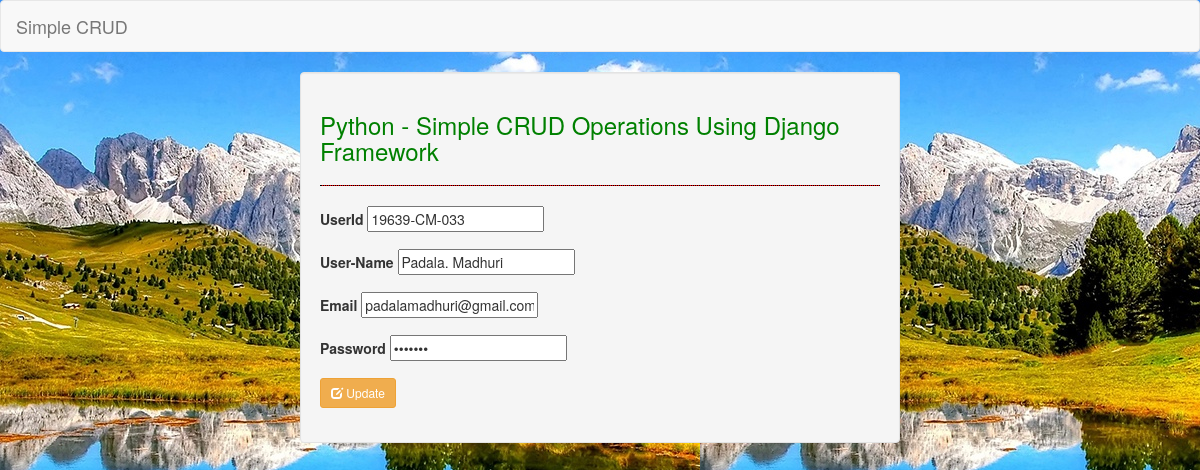
Screenshot of /crud/edit/5 with the database file from the repository.
### crud/models.py (models this page shows)
class Member(models.Model):
    username = models.CharField(max_length=40)
    password = models.CharField(max_length=40)
    userid=models.CharField(max_length=50)
    email = models.EmailField(max_length=50)

### crud/views.py (the view)
# urls.py: url(r'^edit/(?P<id>\d+)$', views.edit, name='edit'),
def edit(request, id):
    members = Member.objects.get(id=id)
    context = {'members': members}
    return render(request, 'crud/edit.html', context)

### crud/templates/crud/edit.html (shortened to what this page needs)
{% extends 'crud/base.html' %}
{% block body %}
    <form method="POST" action="update/{{ members.id }}">
        <div class="form-group">
            <label for="userid">UserId</label>
            <input type="text" name="userid" value="{{ members.userid }}" required="required"/>
        </div>
        <div class="form-group">
            <label for="username">User-Name</label>
            <input type="text" name="username" value="{{ members.username }}" required="required"/>
        </div>
        <div class="form-group">
            <label for="email">Email</label>
            <input type="email" name="email" value="{{ members.email }}" style="length:100 " required="required"/>
        </div>
        <div class="form-group">
            <label for="password">Password</label>
            <input type="password" name="password" value="{{ members.password }}" required="required"/>
        </div>
        <div class="form-group">
            <button type="submit" class="btn btn-sm btn-warning"><span class="glyphicon glyphicon-edit"></span> Update</button>
        </div>
    </form>
{% endblock %}

### rows the page displays
Member: userid "19639-CM-033", username "Padala. Madhuri", email "padalamadhuri@gmail.com"
